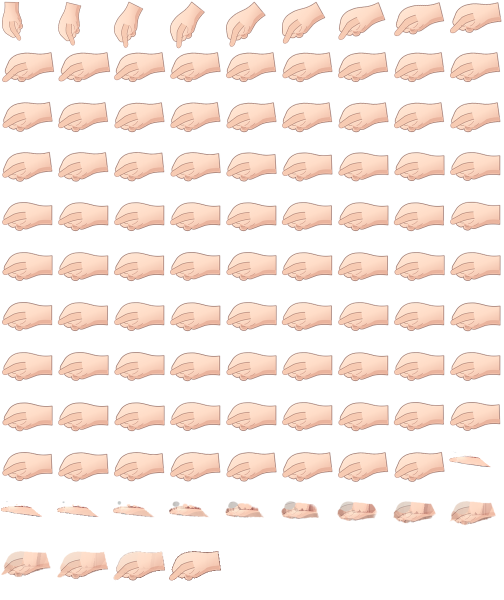
#> input picture assets/props/held-diary/action-hand/write/far-motion-01.webp, 1008 x 1200 px, given in place of ev008bl.png, which was not available (shown at 1/2 size)
$ python build_turn.py
#> lines starting #> are read from the running program, lines starting #| are printed output that depends on the picture; after the words box and inside, x2 and y2 are one past the last pixel; in counts of white or black regions, pixels touching at a corner belong together
### assets/props/held-diary/action-hand/turn/arm_rig.py
"""Offline, native-pixel d1/p1 working sleeve for the diary hand and pen hand."""
from functools import lru_cache
from pathlib import Path
import math
import numpy as np
from PIL import Image, ImageDraw, ImageFilter

DIR = Path(__file__).resolve().parent
ROOT = DIR.parents[4]
PATCH = (405, 515, 666, 1125)
SHOULDER = np.array([450., 548.])
REST_WRIST = np.array([627., 980.])
REST = np.array([
    [[427,543],[461,525]], [[437,566],[476,548]],
    [[445,625],[492,600]], [[447,686],[521,650]],
    [[456,751],[546,710]], [[468,802],[568,765]],
    [[478,859],[590,820]], [[489,909],[606,848]],
    [[496,947],[610,862]], [[502,965],[631,895]],
    [[510,998],[641,923]], [[517,1014],[643,933]]],dtype=float)
BOW = [0,0,0,0,0,1,4,13,29,30,28,28]
ALONG = np.array([0,.05,.17,.30,.43,.54,.65,.735,.80,.85,.96,1.])
ACROSS = np.linspace(0,1,13)

def rgba(path):
    with Image.open(path) as im:
        return im.convert('RGBA')

@lru_cache(maxsize=1)
def artwork():
    return rgba(ROOT/'assets/sprites/d1-p1-f18e483b6.webp')

def crops(im, rect):
    return im.crop(rect)

def hidden_arm_patch():
    """Erase only the original outside-arm area, then restore original p2 back hair and dress."""
    x,y,r,b=PATCH
    # Smooth join inside the solid dress. The outer edge extends past all resting fingers.
    mask=Image.new('L',(666,1706))
    ImageDraw.Draw(mask).polygon([(448,532),(477,525),(512,551),(565,611),(666,645),(676,1124),(526,1124),(507,1037),(499,987),(482,933),(472,874),(458,799),(445,725),(439,660),(435,590)],fill=255)
    mask=mask.filter(ImageFilter.GaussianBlur(1.3)).crop(PATCH)
    p2=rgba(ROOT/'assets/sprites/d1-p2-4607d8bac.webp')
    plate=p2.crop((x+1,y,r+1,b))
    # Raised p2's overhead sleeve occurs above this point. Blend down into its clean side.
    a=np.asarray(mask).copy()
    top=np.minimum(np.clip((np.arange(y,b)-548)/66.,0,1),np.clip((b-np.arange(y,b))/45.,0,1))
    a=(a*top[:,None]).round().astype('uint8')
    mask=Image.fromarray(a)
    plate.putalpha(Image.fromarray((np.asarray(plate.getchannel('A'),float)*a/255).round().astype('uint8')))
    return mask,plate

# [7 lines left out: function strip_coords, not called in this run]

def unit(p):
    return p/max(np.linalg.norm(p),1e-6)

# [87 lines left out: functions path_points, sleeve_mesh, _tri, arm_at, not called in this run]

def placement(wrist,local,angle_deg):
    a=math.radians(angle_deg); u,v=local
    return (float(wrist[0]+u*math.cos(a)-v*math.sin(a)),float(wrist[1]+u*math.sin(a)+v*math.cos(a)))

# [7 lines left out: function reach_pose, not called in this run]

### assets/props/held-diary/action-hand/turn/build_turn.py
"""Build the two-sided page-turning hand and reusable d1 cross-body sleeve sheets."""
from pathlib import Path
import json, math, os, sys
from hashlib import sha256
import numpy as np
from PIL import Image, ImageDraw, ImageChops, ImageFilter
from scipy.ndimage import map_coordinates
from scipy.interpolate import PchipInterpolator
from arm_rig import DIR, ROOT, PATCH, REST_WRIST, artwork, hidden_arm_patch, arm_at, placement, reach_pose
sys.dont_write_bytecode=True
HERE=DIR
BASE=HERE.parent.parent
RC=(785,540,1025,777)
# Original unpainted hand clipped at the cuff seam. Outline in the local CG crop.
OUT=[(28,87),(30,76),(35,66),(44,62),(58,60),(81,57),(88,54),(104,50),(125,46),(145,39),(160,30),(171,26),(179,27),(195,33),(212,42),(215,63),(216,102),(216,143),(215,173),(213,214),(198,217),(186,217),(176,215),(159,210),(144,205),(130,200),(110,196),(95,191),(80,190),(65,188),(58,185),(55,181),(55,177),(58,172),(63,169),(73,167),(89,164),(99,162),(119,161),(142,160),(158,161),(170,164),(148,155),(135,153),(125,150),(113,145),(103,140),(85,136),(69,131),(60,130),(48,135),(35,140),(28,141),(27,129),(24,116),(22,107),(22,100),(23,94)]
GRIP_FRONT=[(-8,-8),(245,-8),(245,172),(202,173),(177,168),(152,155),(128,151),(106,144),(91,136),(60,131),(46,145),(0,150)]
CG=Path(os.environ.get('TEMP',''))/'atri_read_work/cg/ev008bl.png'
FRONT_LOCAL=(-65.,-4.)

def mask_polygon(size,poly):
    a=Image.new('L',(size[0]*3,size[1]*3))
    ImageDraw.Draw(a).polygon([(round(3*x),round(3*y)) for x,y in poly],fill=255)
    return a.resize(size,Image.Resampling.LANCZOS)

def hand_layers():
    cg=Image.open(CG).convert('RGBA').crop(RC)
    allmask=mask_polygon(cg.size,OUT)
#> in mask_polygon, `a=Image.new('L',(size[0]*3,size[1]*3))`: a: PIL image 720x711 L; every value is 0
#> in mask_polygon, `ImageDraw.Draw(a).polygon([(round(3*x),round(3*y)) for x,y in poly],fi..`:
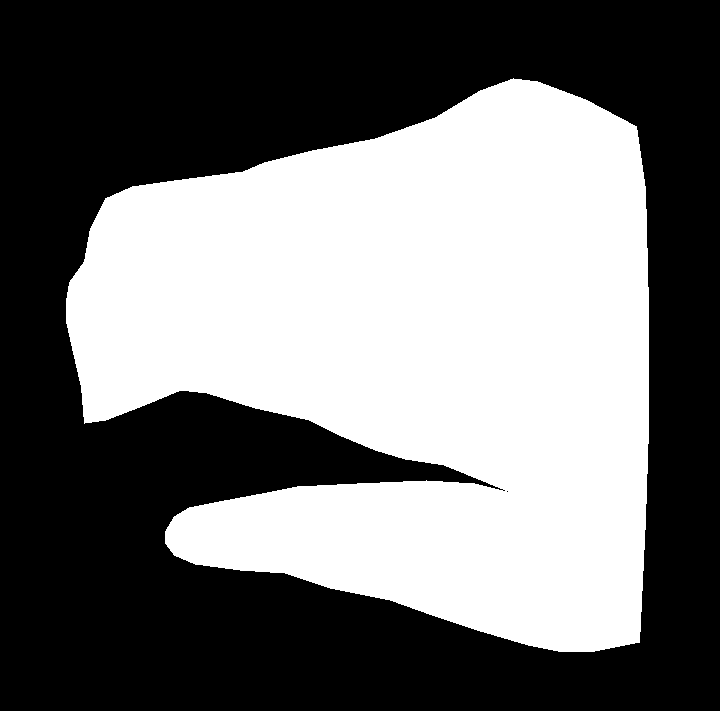
#> a: PIL image 720x711 L; 45% white; 1 white region, box (x1, y1, x2, y2) and area: (66, 78, 649, 652) 230320
    front=mask_polygon(cg.size,GRIP_FRONT)
#> in mask_polygon (call 2), `ImageDraw.Draw(a).polygon([(round(3*x),round(3*y)) for x,y in poly],fi..`: a: PIL image 720x711 L; 64.7% white; 1 black region, box (x1, y1, x2, y2) and area: (0, 394, 720, 711) 180939
    # Cool sea illumination to the warm neutral skin used on the standing white dress sprite.
    pix=np.asarray(cg).copy(); rgb=pix[:,:,:3].astype(float)
#> after `rgb = pix[:, :, :3].astype(float)`:
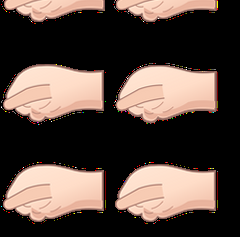
#> rgb: shape (237, 240, 3) float64; mean R, G, B 86.8, 71.6, 64.2
    rgb[:,:,0]=np.minimum(255,rgb[:,:,0]*.995+1); rgb[:,:,1]=rgb[:,:,1]*.975-1;rgb[:,:,2]=rgb[:,:,2]*.94
    pix[:,:,:3]=rgb.clip(0,255).astype('uint8')
    hand=Image.fromarray(pix)
    a=hand.copy();b=hand.copy()
    a.putalpha(ImageChops.multiply(allmask,ImageChops.invert(front)));b.putalpha(ImageChops.multiply(allmask,front))
#> after `b.putalpha(ImageChops.multiply(allmask, front))`:
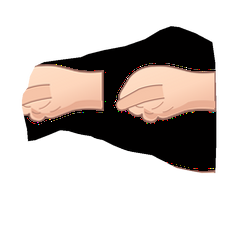
#> b: PIL image 240x237 RGBA; mean R, G, B, A 87.1, 69.3, 60.2, 88; transparent parts drawn white
    return a,b

FRAGMENTS=hand_layers()
# [72 lines left out: functions stamp_hand, neutral_fingers, merge_layers, compact, not called in this run]

def smooth(t):
    t=float(np.clip(t,0,1));return t*t*(3-2*t)

# [16 lines left out: function turn_config, not called in this run]

def build():
    mask,plate=hidden_arm_patch();mask.save(HERE/'rest-arm-erase.png');plate.save(HERE/'rest-side-restore.png')
#> in hidden_arm_patch, `mask=Image.new('L',(666,1706))`: mask: PIL image 666x1706 L; every value is 0
#> in hidden_arm_patch, `ImageDraw.Draw(mask).polygon([(448,532),(477,525),(512,551),(565,611),..`:
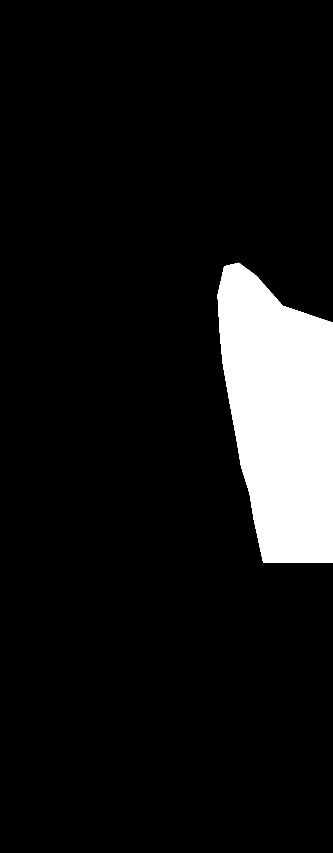
#> mask: PIL image 666x1706 L (shown at 1/2 size); 9.2% white; 1 white region, box (x1, y1, x2, y2) and area: (435, 525, 666, 1125) 104129
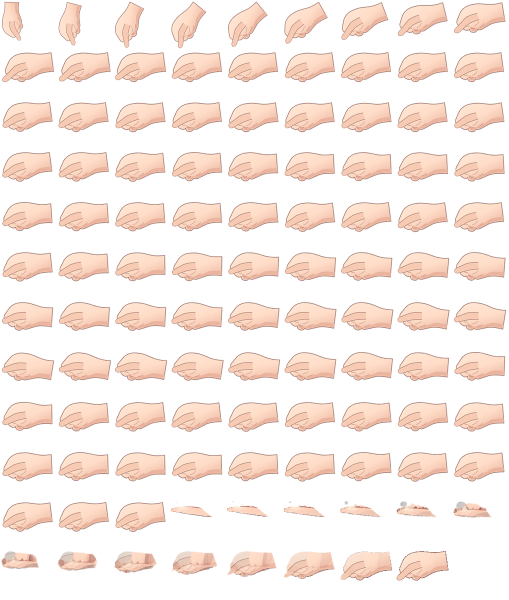
#> input picture assets/props/held-diary/action-hand/write/far-motion-wrist-01.webp, 1017 x 1200 px, given in place of d1-p2-4607d8bac.webp, which was not available (shown at 1/2 size)
#> in rgba, im is the input picture: PIL image 1017x1200 RGBA; mean R, G, B, A 89.2, 74.1, 66.6, 88.1
#> in hidden_arm_patch, `a=(a*top[:,None]).round().astype('uint8')`:
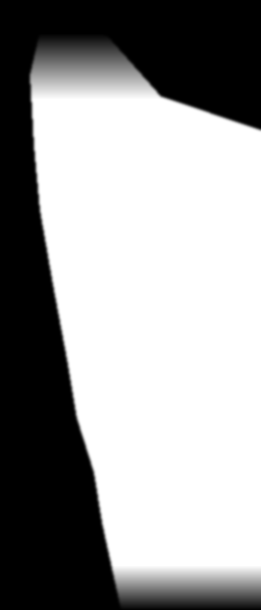
#> a: shape (610, 261); min 0, max 255, mean 155.4
#> in hidden_arm_patch, `plate.putalpha(Image.fromarray((np.asarray(plate.getchannel('A'),float..`:
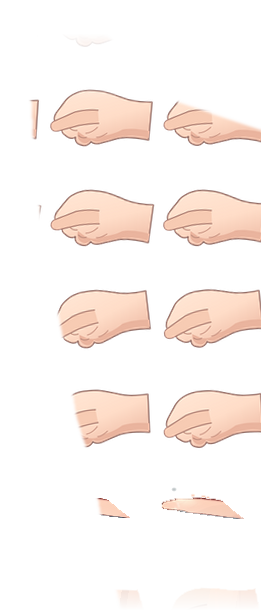
#> plate: PIL image 261x610 RGBA; mean R, G, B, A 91.5, 76.2, 68.6, 52.6; transparent parts drawn white
#> (the run stopped early here; a loop or call above may not have finished)
